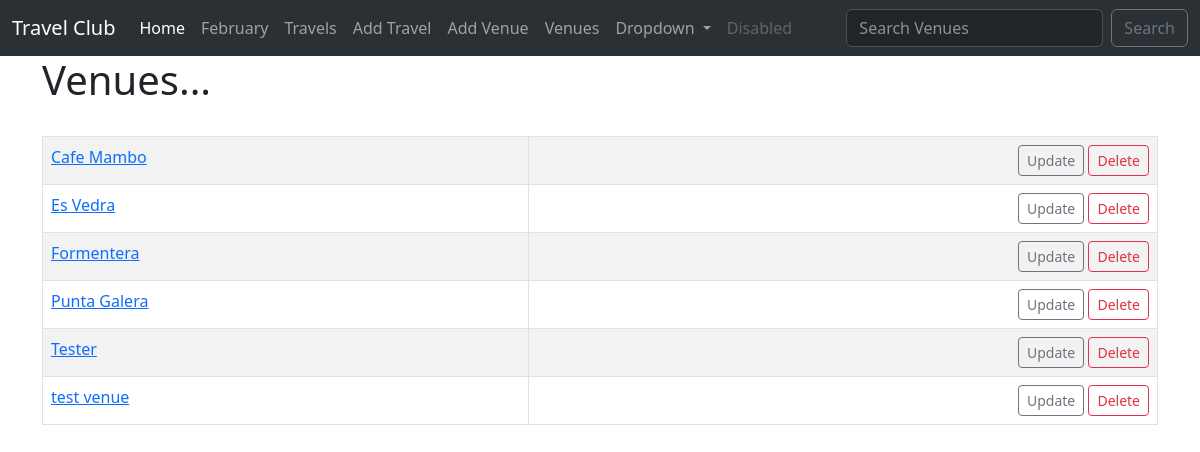
Page /list_venues on the earlier database version.
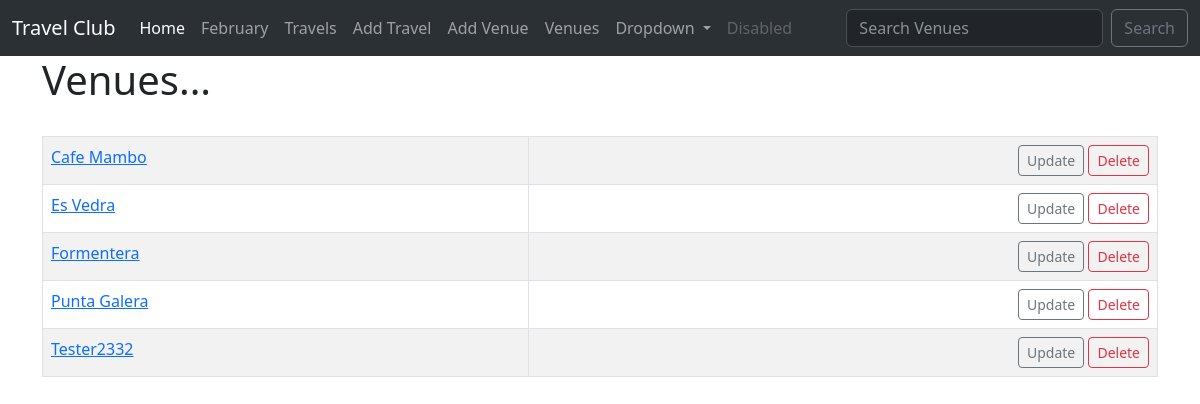
Same page on the later database version.
### travel/models.py (models this page shows)
class Venue(models.Model):
    name = models.CharField('Venue Name', max_length=120)
    address = models.CharField(max_length=300)
    zip_code = models.CharField('Zip Code', max_length=15)
    phone = models.CharField('Contact Phone', max_length=25, blank=True)
    web = models.URLField('Website Address', blank=True)
    email_address = models.EmailField('Email', blank=True)
    def __str__(self):
        return self.name

### travel/views.py (the view)
# urls.py: path('list_venues', views.list_venues, name='list-venues'),
def list_venues(request):
    venue_list = Venue.objects.all().order_by('name')
    return render(request, 'travel/venue.html',
        {'venue_list': venue_list})

### travel/templates/travel/venue.html
{% extends 'travel/base.html' %}
{% block content %}
<h1>Venues...</h1>
<br>
<table class="table table-striped table-hover table-bordered">
{% for venue in venue_list %}
<tr>
    <td>
        <a href="{% url 'show-venue' venue.id %}">{{ venue }}</a> <br>
    </td>
    <td align="right">
        <a href="{% url 'update-venue' venue.id %}" class="btn btn-outline-secondary btn-sm">Update</a>
        <a href="{% url 'delete-venue' venue.id %}" class="btn btn-outline-danger btn-sm">Delete</a>
    </td>
</tr>
{% endfor %}
</table>
{% endblock %}

Differences in the rows shown:
removed Venue: name "test venue"
changed Venue: name "Tester" → "Tester2332"
